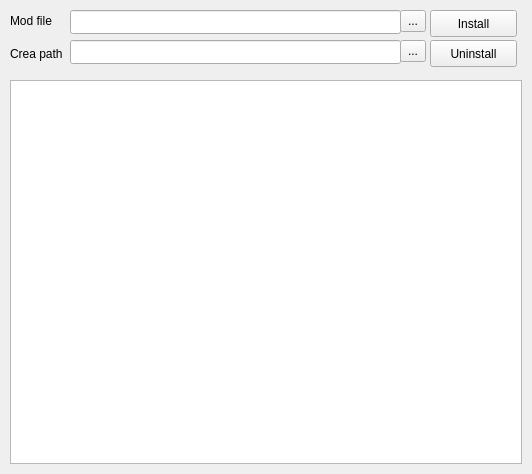
<?xml version="1.0" encoding="UTF-8"?>
<ui version="4.0">
 <class>MainWindow</class>
 <widget class="QMainWindow" name="MainWindow">
  <property name="geometry">
   <rect>
    <x>0</x>
    <y>0</y>
    <width>532</width>
    <height>474</height>
   </rect>
  </property>
  <property name="windowTitle">
   <string>Crea Mod Manager</string>
  </property>
  <widget class="QWidget" name="centralWidget">
   <widget class="QPushButton" name="installButton">
    <property name="geometry">
     <rect>
      <x>430</x>
      <y>10</y>
      <width>87</width>
      <height>27</height>
     </rect>
    </property>
    <property name="text">
     <string>Install</string>
    </property>
   </widget>
   <widget class="QLineEdit" name="modFile">
    <property name="geometry">
     <rect>
      <x>70</x>
      <y>10</y>
      <width>331</width>
      <height>24</height>
     </rect>
    </property>
   </widget>
   <widget class="QTextBrowser" name="out">
    <property name="geometry">
     <rect>
      <x>10</x>
      <y>80</y>
      <width>512</width>
      <height>384</height>
     </rect>
    </property>
   </widget>
   <widget class="QToolButton" name="modFileButton">
    <property name="geometry">
     <rect>
      <x>400</x>
      <y>10</y>
      <width>26</width>
      <height>22</height>
     </rect>
    </property>
    <property name="text">
     <string>...</string>
    </property>
   </widget>
   <widget class="QLabel" name="label">
    <property name="geometry">
     <rect>
      <x>10</x>
      <y>11</y>
      <width>51</width>
      <height>20</height>
     </rect>
    </property>
    <property name="text">
     <string>Mod file</string>
    </property>
   </widget>
   <widget class="QLabel" name="label_2">
    <property name="geometry">
     <rect>
      <x>10</x>
      <y>43</y>
      <width>58</width>
      <height>21</height>
     </rect>
    </property>
    <property name="text">
     <string>Crea path</string>
    </property>
   </widget>
   <widget class="QLineEdit" name="creaPath">
    <property name="geometry">
     <rect>
      <x>70</x>
      <y>40</y>
      <width>331</width>
      <height>24</height>
     </rect>
    </property>
   </widget>
   <widget class="QToolButton" name="creaPathButton">
    <property name="geometry">
     <rect>
      <x>400</x>
      <y>40</y>
      <width>26</width>
      <height>22</height>
     </rect>
    </property>
    <property name="text">
     <string>...</string>
    </property>
   </widget>
   <widget class="QPushButton" name="uninstallButton">
    <property name="geometry">
     <rect>
      <x>430</x>
      <y>40</y>
      <width>87</width>
      <height>27</height>
     </rect>
    </property>
    <property name="text">
     <string>Uninstall</string>
    </property>
   </widget>
  </widget>
 </widget>
 <resources/>
 <connections/>
</ui>
